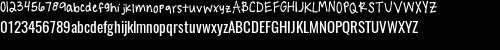

Write Python code to recreate this figure.
import cv2
import string
import PIL.Image
import PIL.ImageDraw
import PIL.ImageFont
listOfFonts = ['Handwritingg','Oswald-VariableFont']
image = PIL.Image.new('RGB',(500,50),color=(0,0,0))
toolBox = PIL.ImageDraw.Draw(image)
text=''
y=0
for f in listOfFonts:
  font = PIL.ImageFont.truetype('DigitPrediction/fonts/'+f+'.ttf', 15)
  
  for i in range(10):
      text = text+str(i)
  for j in string.ascii_lowercase:
      text = text+str(j)
  for k in string.ascii_uppercase:
      text = text+str(k)

  toolBox.text((0,y),text+"\n",fill='rgb(255,255,255)', font = font)
  text=''
  y= y+15
imgName='DigitPrediction/alltext.JPG'
image.save(imgName)
print('Image Saved')
